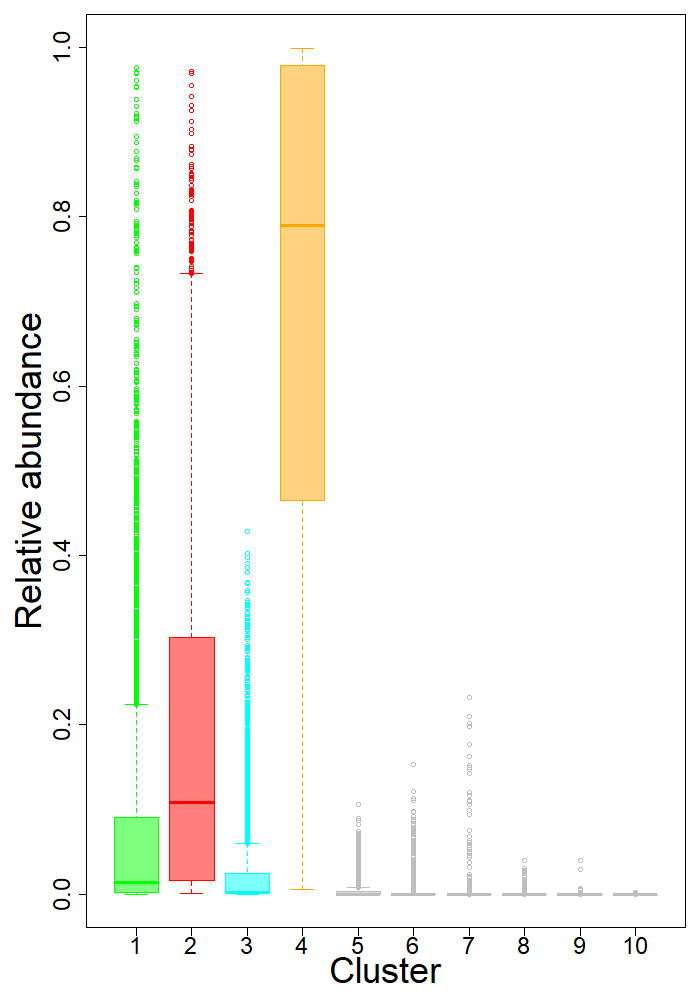

This chart was generated by the following R code:
rm(list=ls(all=TRUE))

#root path
setwd('U:\\independent studies\\LIDAR Tanguro\\LidarLDA_MS')

#get colors right
cores=col2rgb(c('green','red','cyan','orange',
              rep('grey',6)))/255
cores1=rgb(cores[1,],cores[2,],cores[3,],alpha=1,maxColorValue=1)
cores1.trans=rgb(cores[1,],cores[2,],cores[3,],alpha=0.5,maxColorValue=1)

#get parameter estimates
theta.m=read.csv('results 2014\\theta.m.csv',as.is=T)

#change order of clusters
order1=c(3,2,4,1)
seq1=c(order1,5:10)
theta.m=theta.m[,seq1]

#plot theta
png('derived 2014\\thetam boxplot.png',width=700,height=1000)
par(mar=c(5,6,1,1))
boxplot(theta.m,xaxt='n',xlab='Cluster',ylab='Relative abundance',
        cex.lab=3,cex.axis=2,
        border=cores1,col=cores1.trans)
axis(side=1,at=1:ncol(theta.m),1:ncol(theta.m),cex.axis=2)
dev.off()

